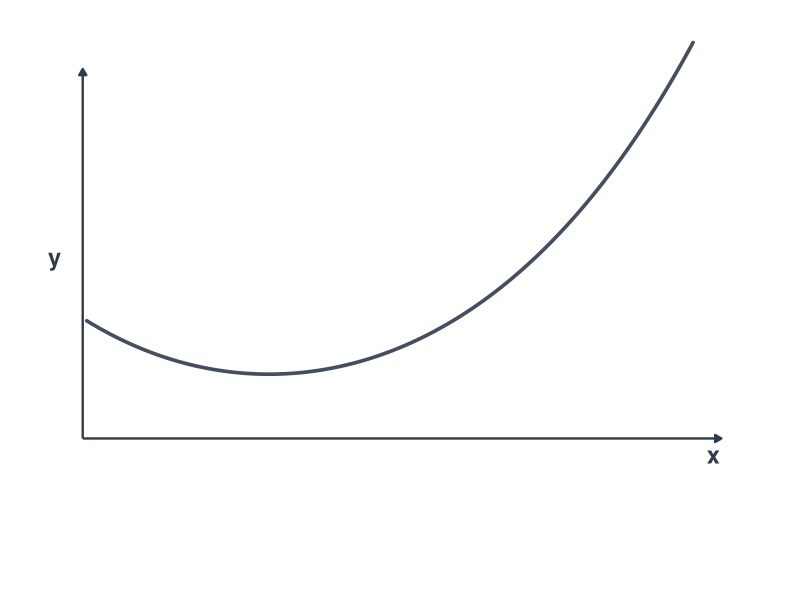
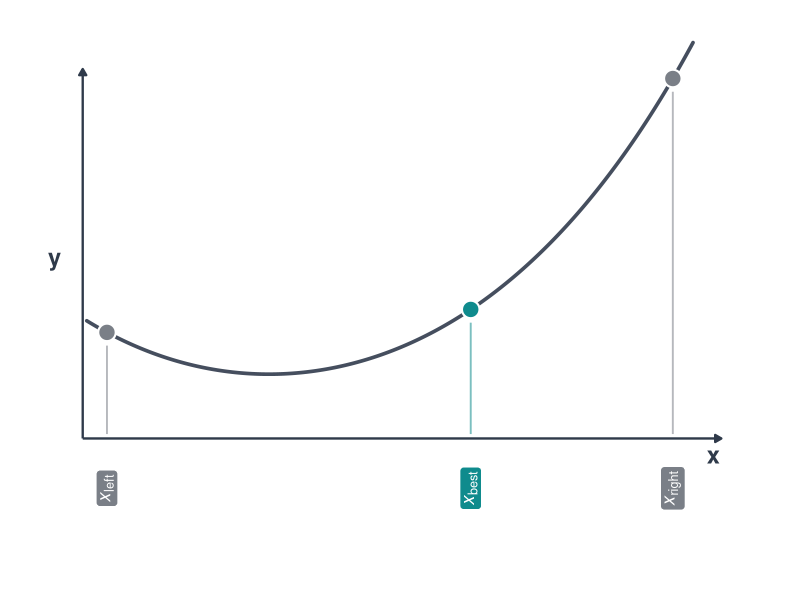
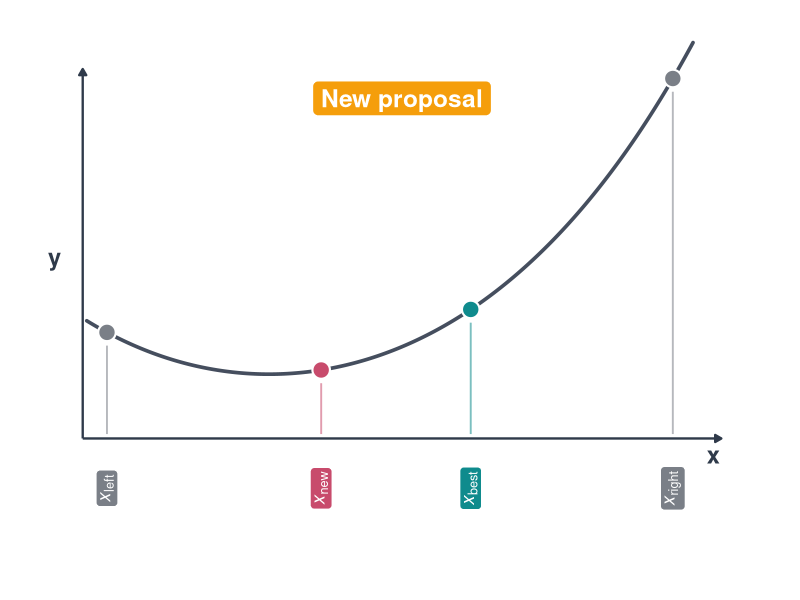
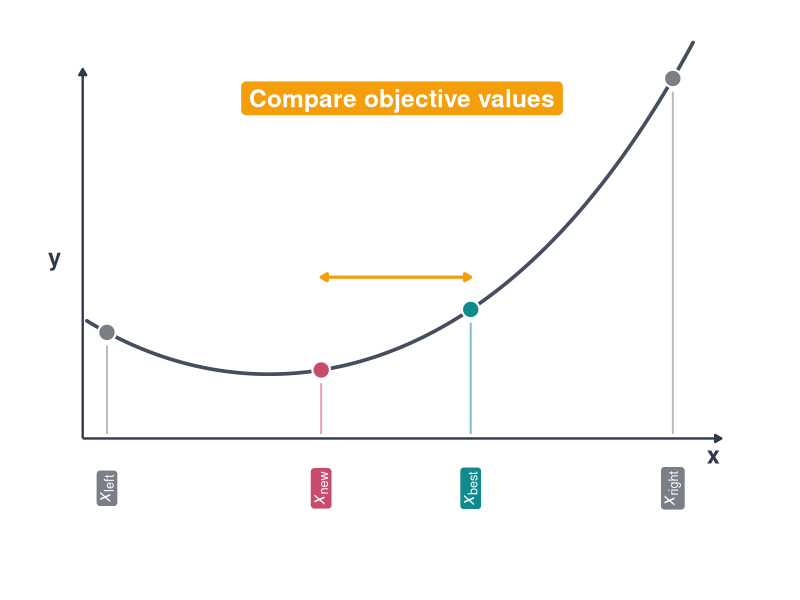
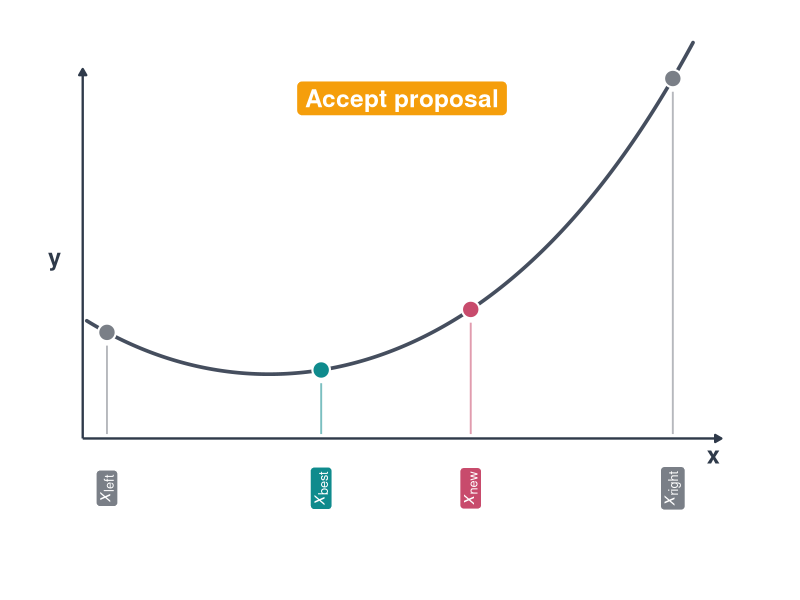
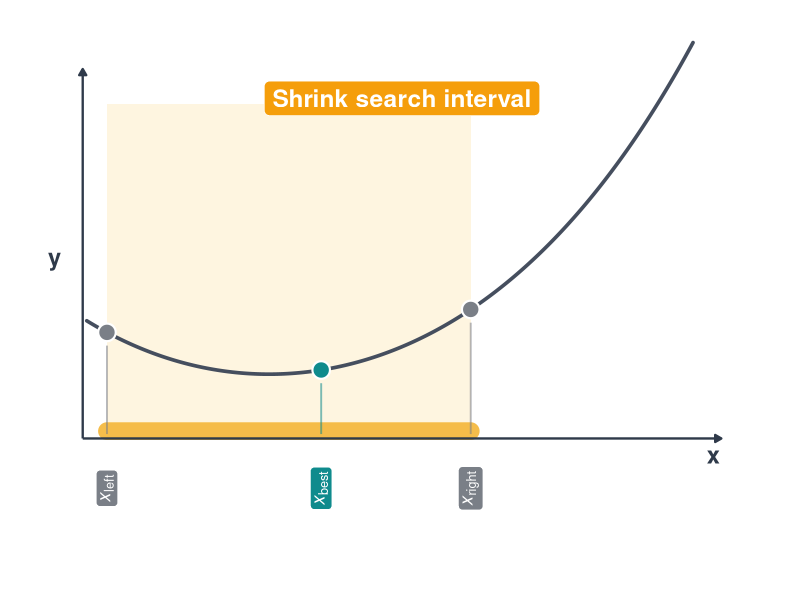
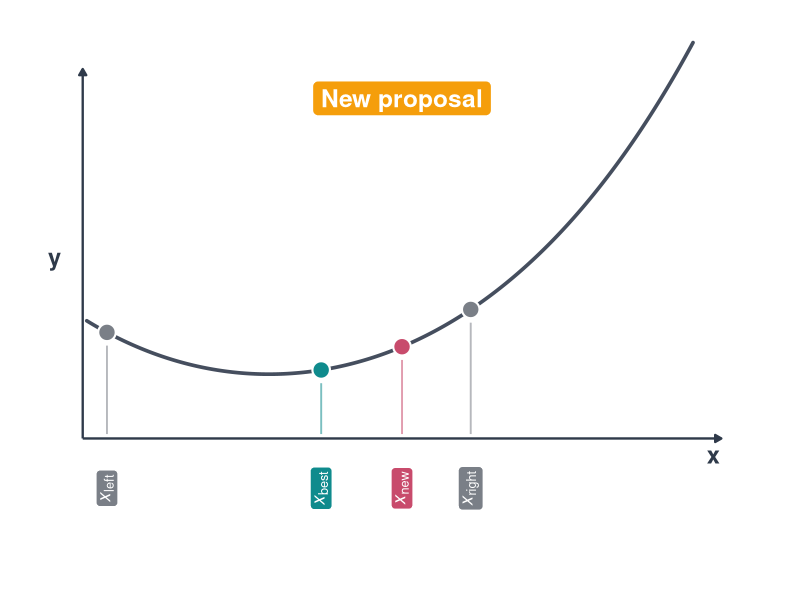
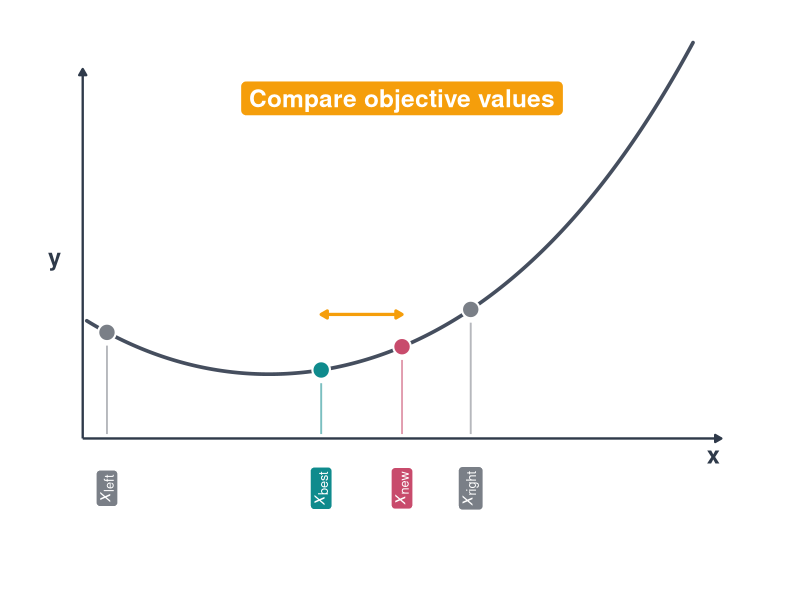

The R source for these figures, in order:
# Used in: slides/03-univariate-optimization/slides-univariate-1-golden-ratio.tex
#
# Create the simple nesting animation frames and the summary figure for the
# univariate optimization slides.

set.seed(1L)

library(data.table)
library(ggplot2)
library(grid)
library(gridExtra)

dir.create("../figure", recursive = TRUE, showWarnings = FALSE)

objective = function(x) {
  0.22 + 0.85 * (x - 0.48)^2 + 0.18 * (x - 0.48)^4 + 0.05 * (x - 0.48)
}

palette = list(
  paper = "#FFFFFF",
  ink = "#2F3A4A",
  curve = "#454E5E",
  boundary = "#7A7F87",
  best = "#0F8B8D",
  new = "#C84B6C",
  badge = "#F59E0B",
  interval = "#F4B942",
  interval_fill = "#FCE7B2"
)

x_limits = c(-0.05, 1.60)
y_limits = c(-0.30, 1.32)
axis_x = -0.01
axis_y = 0
label_y = -0.17
badge_x = 0.78
badge_y = 1.16

curve_data = data.table(x = seq(0, 1.5, length.out = 800L))
curve_data[, y := objective(x)]

point_styles = data.table(
  role = c("left", "right", "best", "new", "new_best", "old_best"),
  label = c(
    "italic(x)[left]",
    "italic(x)[right]",
    "italic(x)[best]",
    "italic(x)[new]",
    "italic(x)[best]",
    "italic(x)[new]"
  ),
  fill = c(
    palette$boundary,
    palette$boundary,
    palette$best,
    palette$new,
    palette$best,
    palette$new
  )
)

make_points = function(x_values) {
  points = data.table(
    role = names(x_values),
    x = as.numeric(x_values)
  )
  points$label = point_styles$label[match(points$role, point_styles$role)]
  points$fill = point_styles$fill[match(points$role, point_styles$role)]
  points$y = objective(points$x)
  setorder(points, x)
  points
}

make_frame = function(points = NULL, badge = NULL, interval = NULL, compare = NULL) {
  p = ggplot(curve_data, aes(x = x, y = y)) +
    coord_cartesian(xlim = x_limits, ylim = y_limits, clip = "off") +
    theme_void(base_size = 22) +
    theme(
      plot.background = element_rect(fill = palette$paper, colour = NA),
      panel.background = element_rect(fill = palette$paper, colour = NA),
      plot.margin = margin(20, 24, 36, 24)
    )

  if (!is.null(interval)) {
    p = p +
      annotate(
        "rect",
        xmin = interval[1],
        xmax = interval[2],
        ymin = axis_y,
        ymax = y_limits[2] - 0.18,
        fill = palette$interval_fill,
        alpha = 0.40
      ) +
      annotate(
        "segment",
        x = interval[1],
        xend = interval[2],
        y = axis_y + 0.025,
        yend = axis_y + 0.025,
        colour = palette$interval,
        linewidth = 6,
        alpha = 0.95,
        lineend = "round"
      )
  }

  p = p +
    annotate(
      "segment",
      x = axis_x,
      xend = x_limits[2] - 0.03,
      y = axis_y,
      yend = axis_y,
      colour = palette$ink,
      linewidth = 0.8,
      arrow = arrow(length = unit(0.18, "cm"), type = "closed")
    ) +
    annotate(
      "segment",
      x = axis_x,
      xend = axis_x,
      y = axis_y,
      yend = y_limits[2] - 0.06,
      colour = palette$ink,
      linewidth = 0.8,
      arrow = arrow(length = unit(0.18, "cm"), type = "closed")
    ) +
    annotate(
      "text",
      x = x_limits[2] - 0.05,
      y = axis_y - 0.055,
      label = "x",
      colour = palette$ink,
      fontface = "bold",
      size = 6
    ) +
    annotate(
      "text",
      x = axis_x - 0.07,
      y = 0.62,
      label = "y",
      colour = palette$ink,
      fontface = "bold",
      size = 6
    ) +
    geom_line(
      colour = palette$curve,
      linewidth = 1.25,
      lineend = "round"
    )

  if (!is.null(points) && nrow(points) > 0L) {
    stem_y = pmax(points$y - 0.045, axis_y + 0.045)

    p = p +
      geom_segment(
        data = transform(points, stem_y = stem_y),
        aes(x = x, xend = x, y = axis_y + 0.015, yend = stem_y, colour = fill),
        inherit.aes = FALSE,
        linewidth = 0.65,
        alpha = 0.55,
        show.legend = FALSE
      ) +
      geom_point(
        data = points,
        aes(fill = fill),
        shape = 21,
        size = 5.2,
        stroke = 1.1,
        colour = "white",
        show.legend = FALSE
      ) +
      geom_label(
        data = points,
        aes(x = x, y = label_y, label = label, fill = fill),
        inherit.aes = FALSE,
        angle = 90,
        colour = "white",
        parse = TRUE,
        fontface = "bold",
        size = 4.6,
        linewidth = 0,
        label.padding = unit(0.18, "lines"),
        label.r = unit(0.18, "lines"),
        show.legend = FALSE
      ) +
      scale_fill_identity() +
      scale_colour_identity()
  }

  if (!is.null(compare)) {
    compare_y = max(objective(compare)) + 0.11
    p = p +
      annotate(
        "segment",
        x = min(compare),
        xend = max(compare),
        y = compare_y,
        yend = compare_y,
        colour = palette$badge,
        linewidth = 1.1,
        arrow = arrow(
          length = unit(0.18, "cm"),
          type = "closed",
          ends = "both"
        )
      )
  }

  if (!is.null(badge)) {
    p = p +
      annotate(
        "label",
        x = badge_x,
        y = badge_y,
        label = badge,
        fill = palette$badge,
        colour = "white",
        fontface = "bold",
        size = 6.2,
        label.padding = unit(0.28, "lines"),
        label.r = unit(0.18, "lines")
      )
  }

  p
}

states = list(
  list(id = 0L),
  list(
    id = 1L,
    points = make_points(c(left = 0.05, best = 0.95, right = 1.45))
  ),
  list(
    id = 2L,
    points = make_points(c(left = 0.05, new = 0.58, best = 0.95, right = 1.45)),
    badge = "New proposal"
  ),
  list(
    id = 3L,
    points = make_points(c(left = 0.05, new = 0.58, best = 0.95, right = 1.45)),
    badge = "Compare objective values",
    compare = c(0.58, 0.95)
  ),
  list(
    id = 4L,
    points = make_points(c(left = 0.05, new_best = 0.58, old_best = 0.95, right = 1.45)),
    badge = "Accept proposal"
  ),
  list(
    id = 5L,
    points = make_points(c(left = 0.05, best = 0.58, right = 0.95)),
    badge = "Shrink search interval",
    interval = c(0.05, 0.95)
  ),
  list(
    id = 6L,
    points = make_points(c(left = 0.05, best = 0.58, new = 0.78, right = 0.95)),
    badge = "New proposal"
  ),
  list(
    id = 7L,
    points = make_points(c(left = 0.05, best = 0.58, new = 0.78, right = 0.95)),
    badge = "Compare objective values",
    compare = c(0.58, 0.78)
  ),
  list(
    id = 8L,
    points = make_points(c(left = 0.05, best = 0.58, new = 0.78, right = 0.95)),
    badge = "Keep current best"
  ),
  list(
    id = 9L,
    points = make_points(c(left = 0.05, best = 0.58, right = 0.78)),
    badge = "Shrink search interval",
    interval = c(0.05, 0.78)
  ),
  list(
    id = 10L,
    points = make_points(c(left = 0.05, best = 0.58, new = 0.42, right = 0.78)),
    badge = "New proposal"
  ),
  list(
    id = 11L,
    points = make_points(c(left = 0.05, best = 0.58, new = 0.42, right = 0.78)),
    badge = "Compare objective values",
    compare = c(0.42, 0.58)
  ),
  list(
    id = 12L,
    points = make_points(c(left = 0.05, new_best = 0.42, old_best = 0.58, right = 0.78)),
    badge = "Accept proposal"
  ),
  list(
    id = 13L,
    points = make_points(c(left = 0.05, best = 0.42, right = 0.58)),
    badge = "Shrink search interval",
    interval = c(0.05, 0.58)
  )
)

for (state in states) {
  plot = make_frame(
    points = state$points,
    badge = state$badge,
    interval = state$interval,
    compare = state$compare
  )

  ggsave(
    filename = sprintf("../figure/golden-ratio-%d.png", state$id),
    plot = plot,
    width = 9.6,
    height = 5.4,
    dpi = 100,
    bg = palette$paper
  )
}

summary_plot = arrangeGrob(
  grobs = list(
    make_frame(
      points = make_points(c(left = 0.05, new = 0.58, best = 0.95, right = 1.45)),
      badge = "Compare objective values",
      compare = c(0.58, 0.95)
    ),
    make_frame(
      points = make_points(c(left = 0.05, new_best = 0.58, old_best = 0.95, right = 1.45)),
      badge = "Accept proposal"
    ),
    make_frame(
      points = make_points(c(left = 0.05, best = 0.58, right = 0.95)),
      badge = "Shrink search interval",
      interval = c(0.05, 0.95)
    )
  ),
  ncol = 3
)

ggsave(
  filename = "../figure/golden-ratio-summary.png",
  plot = summary_plot,
  width = 14.08,
  height = 4.68,
  dpi = 100,
  bg = palette$paper
)
